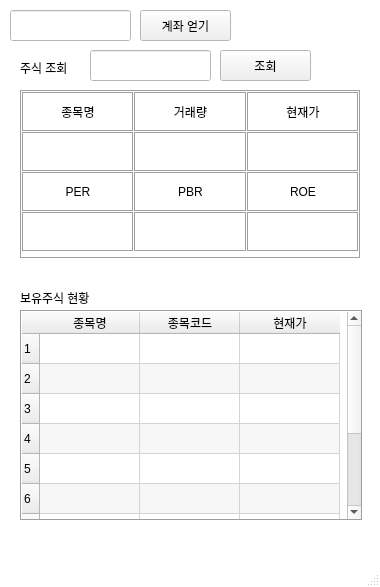
<?xml version="1.0" encoding="UTF-8"?>
<ui version="4.0">
 <class>mainWindow</class>
 <widget class="QMainWindow" name="mainWindow">
  <property name="geometry">
   <rect>
    <x>0</x>
    <y>0</y>
    <width>380</width>
    <height>587</height>
   </rect>
  </property>
  <property name="palette">
   <palette>
    <active>
     <colorrole role="Base">
      <brush brushstyle="SolidPattern">
       <color alpha="255">
        <red>255</red>
        <green>255</green>
        <blue>255</blue>
       </color>
      </brush>
     </colorrole>
     <colorrole role="Window">
      <brush brushstyle="SolidPattern">
       <color alpha="255">
        <red>255</red>
        <green>255</green>
        <blue>255</blue>
       </color>
      </brush>
     </colorrole>
    </active>
    <inactive>
     <colorrole role="Base">
      <brush brushstyle="SolidPattern">
       <color alpha="255">
        <red>255</red>
        <green>255</green>
        <blue>255</blue>
       </color>
      </brush>
     </colorrole>
     <colorrole role="Window">
      <brush brushstyle="SolidPattern">
       <color alpha="255">
        <red>255</red>
        <green>255</green>
        <blue>255</blue>
       </color>
      </brush>
     </colorrole>
    </inactive>
    <disabled>
     <colorrole role="Base">
      <brush brushstyle="SolidPattern">
       <color alpha="255">
        <red>255</red>
        <green>255</green>
        <blue>255</blue>
       </color>
      </brush>
     </colorrole>
     <colorrole role="Window">
      <brush brushstyle="SolidPattern">
       <color alpha="255">
        <red>255</red>
        <green>255</green>
        <blue>255</blue>
       </color>
      </brush>
     </colorrole>
    </disabled>
   </palette>
  </property>
  <property name="focusPolicy">
   <enum>Qt::NoFocus</enum>
  </property>
  <property name="windowTitle">
   <string>주식자동거래(연습용)</string>
  </property>
  <property name="tabShape">
   <enum>QTabWidget::Rounded</enum>
  </property>
  <widget class="QWidget" name="cw">
   <widget class="QPushButton" name="btn1">
    <property name="geometry">
     <rect>
      <x>220</x>
      <y>50</y>
      <width>91</width>
      <height>31</height>
     </rect>
    </property>
    <property name="text">
     <string>조회</string>
    </property>
   </widget>
   <widget class="QPushButton" name="btn2">
    <property name="geometry">
     <rect>
      <x>140</x>
      <y>10</y>
      <width>91</width>
      <height>31</height>
     </rect>
    </property>
    <property name="text">
     <string>계좌 얻기</string>
    </property>
   </widget>
   <widget class="QLineEdit" name="code_edit">
    <property name="geometry">
     <rect>
      <x>90</x>
      <y>50</y>
      <width>121</width>
      <height>31</height>
     </rect>
    </property>
    <property name="text">
     <string/>
    </property>
   </widget>
   <widget class="QTableWidget" name="tableWidget">
    <property name="geometry">
     <rect>
      <x>20</x>
      <y>310</y>
      <width>343</width>
      <height>211</height>
     </rect>
    </property>
    <property name="frameShape">
     <enum>QFrame::Box</enum>
    </property>
    <property name="frameShadow">
     <enum>QFrame::Sunken</enum>
    </property>
    <property name="verticalScrollBarPolicy">
     <enum>Qt::ScrollBarAlwaysOn</enum>
    </property>
    <property name="alternatingRowColors">
     <bool>true</bool>
    </property>
    <property name="selectionMode">
     <enum>QAbstractItemView::NoSelection</enum>
    </property>
    <property name="gridStyle">
     <enum>Qt::SolidLine</enum>
    </property>
    <property name="rowCount">
     <number>10</number>
    </property>
    <attribute name="horizontalHeaderCascadingSectionResizes">
     <bool>false</bool>
    </attribute>
    <attribute name="horizontalHeaderShowSortIndicator" stdset="0">
     <bool>false</bool>
    </attribute>
    <attribute name="verticalHeaderVisible">
     <bool>true</bool>
    </attribute>
    <row/>
    <row/>
    <row/>
    <row/>
    <row/>
    <row/>
    <row/>
    <row/>
    <row/>
    <row/>
    <column>
     <property name="text">
      <string>종목명</string>
     </property>
    </column>
    <column>
     <property name="text">
      <string>종목코드</string>
     </property>
    </column>
    <column>
     <property name="text">
      <string>현재가</string>
     </property>
    </column>
   </widget>
   <widget class="QLabel" name="label">
    <property name="geometry">
     <rect>
      <x>20</x>
      <y>290</y>
      <width>101</width>
      <height>16</height>
     </rect>
    </property>
    <property name="text">
     <string>보유주식 현황</string>
    </property>
   </widget>
   <widget class="QLabel" name="label_2">
    <property name="geometry">
     <rect>
      <x>20</x>
      <y>60</y>
      <width>61</width>
      <height>16</height>
     </rect>
    </property>
    <property name="text">
     <string>주식 조회</string>
    </property>
   </widget>
   <widget class="QLineEdit" name="My_Acc">
    <property name="geometry">
     <rect>
      <x>10</x>
      <y>10</y>
      <width>121</width>
      <height>31</height>
     </rect>
    </property>
    <property name="readOnly">
     <bool>true</bool>
    </property>
   </widget>
   <widget class="QFrame" name="frame">
    <property name="geometry">
     <rect>
      <x>20</x>
      <y>90</y>
      <width>341</width>
      <height>169</height>
     </rect>
    </property>
    <property name="layoutDirection">
     <enum>Qt::LeftToRight</enum>
    </property>
    <property name="frameShape">
     <enum>QFrame::Box</enum>
    </property>
    <property name="frameShadow">
     <enum>QFrame::Sunken</enum>
    </property>
    <widget class="QWidget" name="gridLayoutWidget_2">
     <property name="geometry">
      <rect>
       <x>0</x>
       <y>0</y>
       <width>341</width>
       <height>171</height>
      </rect>
     </property>
     <layout class="QGridLayout" name="gridLayout_2" rowstretch="20,20,20,20" columnstretch="0,0,0" rowminimumheight="20,20,20,20">
      <property name="sizeConstraint">
       <enum>QLayout::SetMinAndMaxSize</enum>
      </property>
      <property name="leftMargin">
       <number>2</number>
      </property>
      <property name="topMargin">
       <number>2</number>
      </property>
      <property name="rightMargin">
       <number>2</number>
      </property>
      <property name="bottomMargin">
       <number>2</number>
      </property>
      <property name="spacing">
       <number>0</number>
      </property>
      <item row="2" column="2">
       <widget class="QLabel" name="label_8">
        <property name="maximumSize">
         <size>
          <width>16777215</width>
          <height>40</height>
         </size>
        </property>
        <property name="autoFillBackground">
         <bool>true</bool>
        </property>
        <property name="frameShape">
         <enum>QFrame::Box</enum>
        </property>
        <property name="frameShadow">
         <enum>QFrame::Sunken</enum>
        </property>
        <property name="text">
         <string>ROE</string>
        </property>
        <property name="alignment">
         <set>Qt::AlignCenter</set>
        </property>
       </widget>
      </item>
      <item row="2" column="1">
       <widget class="QLabel" name="label_7">
        <property name="maximumSize">
         <size>
          <width>16777215</width>
          <height>40</height>
         </size>
        </property>
        <property name="autoFillBackground">
         <bool>true</bool>
        </property>
        <property name="frameShape">
         <enum>QFrame::Box</enum>
        </property>
        <property name="frameShadow">
         <enum>QFrame::Sunken</enum>
        </property>
        <property name="text">
         <string>PBR</string>
        </property>
        <property name="alignment">
         <set>Qt::AlignCenter</set>
        </property>
       </widget>
      </item>
      <item row="3" column="0">
       <widget class="QTextBrowser" name="tb4">
        <property name="maximumSize">
         <size>
          <width>16777215</width>
          <height>40</height>
         </size>
        </property>
        <property name="frameShape">
         <enum>QFrame::Box</enum>
        </property>
        <property name="verticalScrollBarPolicy">
         <enum>Qt::ScrollBarAlwaysOff</enum>
        </property>
        <property name="horizontalScrollBarPolicy">
         <enum>Qt::ScrollBarAlwaysOff</enum>
        </property>
       </widget>
      </item>
      <item row="0" column="0">
       <widget class="QLabel" name="label_3">
        <property name="maximumSize">
         <size>
          <width>16777215</width>
          <height>40</height>
         </size>
        </property>
        <property name="autoFillBackground">
         <bool>true</bool>
        </property>
        <property name="frameShape">
         <enum>QFrame::Box</enum>
        </property>
        <property name="frameShadow">
         <enum>QFrame::Sunken</enum>
        </property>
        <property name="text">
         <string>종목명</string>
        </property>
        <property name="alignment">
         <set>Qt::AlignCenter</set>
        </property>
       </widget>
      </item>
      <item row="0" column="2">
       <widget class="QLabel" name="label_5">
        <property name="maximumSize">
         <size>
          <width>16777215</width>
          <height>40</height>
         </size>
        </property>
        <property name="autoFillBackground">
         <bool>true</bool>
        </property>
        <property name="frameShape">
         <enum>QFrame::Box</enum>
        </property>
        <property name="frameShadow">
         <enum>QFrame::Sunken</enum>
        </property>
        <property name="text">
         <string>현재가</string>
        </property>
        <property name="alignment">
         <set>Qt::AlignCenter</set>
        </property>
       </widget>
      </item>
      <item row="2" column="0">
       <widget class="QLabel" name="label_6">
        <property name="maximumSize">
         <size>
          <width>16777215</width>
          <height>40</height>
         </size>
        </property>
        <property name="autoFillBackground">
         <bool>true</bool>
        </property>
        <property name="frameShape">
         <enum>QFrame::Box</enum>
        </property>
        <property name="frameShadow">
         <enum>QFrame::Sunken</enum>
        </property>
        <property name="text">
         <string>PER</string>
        </property>
        <property name="alignment">
         <set>Qt::AlignCenter</set>
        </property>
       </widget>
      </item>
      <item row="1" column="0">
       <widget class="QTextBrowser" name="tb1">
        <property name="maximumSize">
         <size>
          <width>16777215</width>
          <height>40</height>
         </size>
        </property>
        <property name="frameShape">
         <enum>QFrame::Box</enum>
        </property>
        <property name="verticalScrollBarPolicy">
         <enum>Qt::ScrollBarAlwaysOff</enum>
        </property>
        <property name="horizontalScrollBarPolicy">
         <enum>Qt::ScrollBarAlwaysOff</enum>
        </property>
       </widget>
      </item>
      <item row="1" column="2">
       <widget class="QTextBrowser" name="tb3">
        <property name="maximumSize">
         <size>
          <width>16777215</width>
          <height>40</height>
         </size>
        </property>
        <property name="frameShape">
         <enum>QFrame::Box</enum>
        </property>
        <property name="verticalScrollBarPolicy">
         <enum>Qt::ScrollBarAlwaysOff</enum>
        </property>
        <property name="horizontalScrollBarPolicy">
         <enum>Qt::ScrollBarAlwaysOff</enum>
        </property>
       </widget>
      </item>
      <item row="1" column="1">
       <widget class="QTextBrowser" name="tb2">
        <property name="maximumSize">
         <size>
          <width>16777215</width>
          <height>40</height>
         </size>
        </property>
        <property name="frameShape">
         <enum>QFrame::Box</enum>
        </property>
        <property name="verticalScrollBarPolicy">
         <enum>Qt::ScrollBarAlwaysOff</enum>
        </property>
        <property name="horizontalScrollBarPolicy">
         <enum>Qt::ScrollBarAlwaysOff</enum>
        </property>
       </widget>
      </item>
      <item row="3" column="1">
       <widget class="QTextBrowser" name="tb5">
        <property name="maximumSize">
         <size>
          <width>16777215</width>
          <height>40</height>
         </size>
        </property>
        <property name="frameShape">
         <enum>QFrame::Box</enum>
        </property>
        <property name="verticalScrollBarPolicy">
         <enum>Qt::ScrollBarAlwaysOff</enum>
        </property>
        <property name="horizontalScrollBarPolicy">
         <enum>Qt::ScrollBarAlwaysOff</enum>
        </property>
       </widget>
      </item>
      <item row="3" column="2">
       <widget class="QTextBrowser" name="tb6">
        <property name="maximumSize">
         <size>
          <width>16777215</width>
          <height>40</height>
         </size>
        </property>
        <property name="frameShape">
         <enum>QFrame::Box</enum>
        </property>
        <property name="verticalScrollBarPolicy">
         <enum>Qt::ScrollBarAlwaysOff</enum>
        </property>
        <property name="horizontalScrollBarPolicy">
         <enum>Qt::ScrollBarAlwaysOff</enum>
        </property>
       </widget>
      </item>
      <item row="0" column="1">
       <widget class="QLabel" name="label_4">
        <property name="maximumSize">
         <size>
          <width>16777215</width>
          <height>40</height>
         </size>
        </property>
        <property name="autoFillBackground">
         <bool>true</bool>
        </property>
        <property name="frameShape">
         <enum>QFrame::Box</enum>
        </property>
        <property name="frameShadow">
         <enum>QFrame::Sunken</enum>
        </property>
        <property name="text">
         <string>거래량</string>
        </property>
        <property name="alignment">
         <set>Qt::AlignCenter</set>
        </property>
       </widget>
      </item>
     </layout>
    </widget>
   </widget>
  </widget>
  <widget class="QStatusBar" name="statusbar"/>
  <widget class="QMenuBar" name="menubar">
   <property name="geometry">
    <rect>
     <x>0</x>
     <y>0</y>
     <width>380</width>
     <height>21</height>
    </rect>
   </property>
  </widget>
 </widget>
 <resources/>
 <connections/>
</ui>
